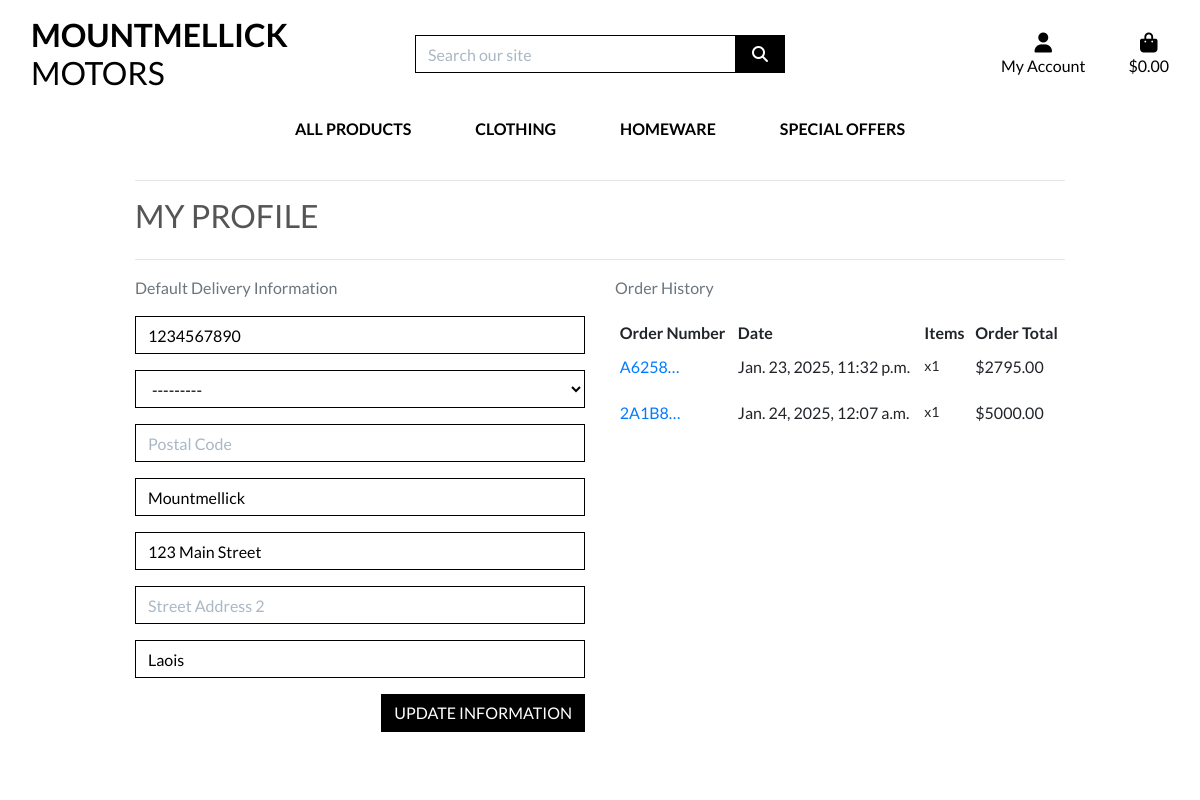
The app's page /profile/ (signed in), older data.
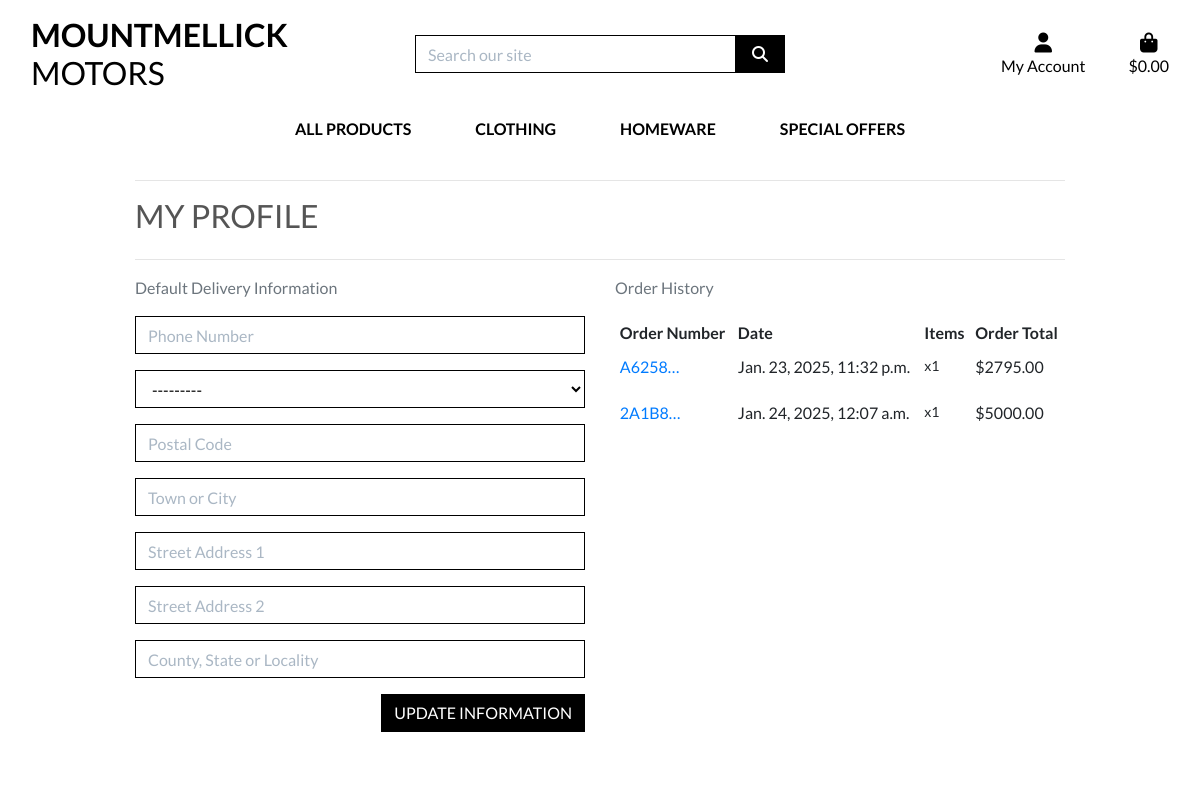
The same page, newer data.
### profiles/models.py (models this page shows, shortened)
class UserProfile(models.Model):
    user = models.OneToOneField(User, on_delete=models.CASCADE)
    default_phone_number = models.CharField(max_length=20, null=True, blank=True)
    default_country = CountryField(blank_label='Country *', null=True, blank=True)
    default_postcode = models.CharField(max_length=20, null=True, blank=True)
    default_town_or_city = models.CharField(max_length=40, null=True, blank=True)
    default_street_address1 = models.CharField(max_length=80, null=True, blank=True)
    default_street_address2 = models.CharField(max_length=80, null=True, blank=True)
    default_county = models.CharField(max_length=80, null=True, blank=True)

### checkout/models.py (models this page shows, shortened)
class Order(models.Model):
    order_number = models.CharField(max_length=32, null=False, editable=False)
    user_profile = models.ForeignKey(UserProfile, on_delete=models.SET_NULL,
                                     null=True, blank=True, related_name='orders')
    full_name = models.CharField(max_length=50, null=False, blank=False)
    email = models.EmailField(max_length=254, null=False, blank=False)
    phone_number = models.CharField(max_length=20, null=False, blank=False)
    country = CountryField(blank_label='Country *', null=False, blank=False)
    postcode = models.CharField(max_length=20, null=True, blank=True)
    town_or_city = models.CharField(max_length=40, null=False, blank=False)
    street_address1 = models.CharField(max_length=80, null=False, blank=False)
    street_address2 = models.CharField(max_length=80, null=True, blank=True)
    county = models.CharField(max_length=80, null=True, blank=True)
    date = models.DateTimeField(auto_now_add=True)
    delivery_cost = models.DecimalField(max_digits=6, decimal_places=2, null=False, default=0)
    order_total = models.DecimalField(max_digits=10, decimal_places=2, null=False, default=0)
    grand_total = models.DecimalField(max_digits=10, decimal_places=2, null=False, default=0)
    original_bag = models.TextField(null=False, blank=False, default='')
    stripe_pid = models.CharField(max_length=254, null=False, blank=False, default='')

class OrderLineItem(models.Model):
    order = models.ForeignKey(Order, null=False, blank=False, on_delete=models.CASCADE, related_name='lineitems')
    product = models.ForeignKey(Stock, null=False, blank=False, on_delete=models.CASCADE)
    quantity = models.IntegerField(null=False, blank=False, default=0)
    lineitem_total = models.DecimalField(max_digits=6, decimal_places=2, null=False, blank=False, editable=False)

### profiles/views.py (the view)
# urls.py: path('profile/', include('profiles.urls')),
def profile(request):
    profile = get_object_or_404(UserProfile, user=request.user)
    if request.method == 'POST':
        form = UserProfileForm(request.POST, instance=profile)
        if form.is_valid():
            form.save()
            messages.success(request, 'Profile updated successfully')
    form = UserProfileForm(instance=profile)
    orders = profile.orders.all()
    template = 'profiles/profile.html'
    context = {
        'form': form,
        'orders': orders,
        'on_profile_page': True
    }
    return render(request, template, context)

### profiles/forms.py
class UserProfileForm(forms.ModelForm):
    class Meta:
        model = UserProfile
        exclude = ('user',)
    def __init__(self, *args, **kwargs):
        super().__init__(*args, **kwargs)
        placeholders = {
            'default_phone_number': 'Phone Number',
            'default_postcode': 'Postal Code',
            'default_town_or_city': 'Town or City',
            'default_street_address1': 'Street Address 1',
            'default_street_address2': 'Street Address 2',
            'default_county': 'County, State or Locality',
        }
        self.fields['default_phone_number'].widget.attrs['autofocus'] = True
        for field in self.fields:
            if field != 'default_country':
                if self.fields[field].required:
                    placeholder = f'{placeholders[field]} *'
                else:
                    placeholder = placeholders[field]
                self.fields[field].widget.attrs['placeholder'] = placeholder
            self.fields[field].widget.attrs['class'] = 'border-black rounded-0 profile-form-input'
            self.fields[field].label = False

### bag/contexts.py (called while the page is built, shortened)
def bag_contents(request):
    bag_items = []
    total = 0
    stock_count = 0
    bag = request.session.get('bag', {})
    if total < settings.FREE_DELIVERY_THRESHOLD:
        delivery = total * Decimal(settings.STANDARD_DELIVERY_PERCENTAGE / 100)
        free_delivery_delta = settings.FREE_DELIVERY_THRESHOLD - total
    else:
        delivery = 0
        free_delivery_delta = 0
    grand_total = delivery + total
    context = {
        'bag_items': bag_items,
        'total': total,
        'stock_count': stock_count,
        'delivery': delivery,
        'free_delivery_delta': free_delivery_delta,
        'free_delivery_threshold': settings.FREE_DELIVERY_THRESHOLD,
        'grand_total': grand_total,
    }
    return context

### profiles/templates/profiles/profile.html (shortened to what this page needs)
{% extends "base.html" %}
{% load static %}
{% block extra_css %}
    <link rel="stylesheet" href="{% static 'profiles/css/profile.css' %}">
{% endblock %}
{% block page_header %}
    <div class="container header-container">
    </div>
{% endblock %}
{% block content %}
    <div class="overlay"></div>
    <div class="container">
        <div class="row">
            <div class="col">
                <hr>
                <h2 class="logo-font mb-4">My Profile</h2>
                <hr>
            </div>
        </div>
        <div class="row">
            <div class="col-12 col-lg-6">
                <p class="text-muted">Default Delivery Information</p>
                <form class="mt-3" action="{% url 'profile' %}" method="POST" id="profile-update-form">
                    {{ form|crispy }}
                    <button class="btn btn-black rounded-0 text-uppercase float-right">Update Information</button>
                </form>
            </div>
            <div class="col-12 col-lg-6">
                <p class="text-muted">Order History</p>
                <div class="order-history table-responsive">
                    <table class="table table-sm table-borderless">
                        <thead>
                            <tr>
                                <th>Order Number</th>
                                <th>Date</th>
                                <th>Items</th>
                                <th>Order Total</th>
                            </tr>
                        </thead>
                        <tbody>
                            {% for order in orders %}
                                <tr>
                                    <td>
                                        <a href="{% url 'order_history' order.order_number %}"
                                        title="{{ order.order_number }}">
                                            {{ order.order_number|truncatechars:6 }}
                                        </a>
                                    </td>
                                    <td>{{ order.date }}</td>
                                    <td>
                                        <ul class="list-unstyled">
                                            {% for item in order.lineitems.all %}
                                                <li class="small">
                                                    {{ item.product.name }} x{{ item.quantity }}
                                                </li>
                                            {% endfor %}
                                        </ul>
                                    </td>
                                    <td>${{ order.grand_total }}</td>
                                </tr>
                            {% endfor %}
                        </tbody>
                    </table>
                </div>
            </div>
        </div>
{% endblock %}

### templates/base.html (shortened to what this page needs)
{% load static %}
<!doctype html>
<html lang="en">
<head>
    {% block corecss %}
    <link rel="stylesheet" href="https://cdn.jsdelivr.net/npm/bootstrap@4.6.2/dist/css/bootstrap.min.css"
>
        <link rel="stylesheet" href="{% static 'css/base.css' %}">
    {% endblock %}
    {% block extra_css %}
    {% endblock %}
</head>
<body>
    <header class="container-fluid fixed-top">
        <div id="topnav" class="row bg-white pt-lg-2 d-none d-lg-flex">
            <div class="col-12 col-lg-4 my-auto py-1 py-lg-0 text-center text-lg-left">
                <a href="{% url 'home' %}" class="nav-link main-logo-link">
                    <h2 class="logo-font text-black my-0"><strong>Mountmellick</strong> Motors</h2>
                </a>
            </div>
            <div class="col-12 col-lg-4 my-auto py-1 py-lg-0">
                <form method="GET" action="">
                    <div class="input-group w-100">
                        <input class="form-control border border-black rounded-0" type="text" name="q" placeholder="Search our site">
                        <div class="input-group-append">
                            <button class="form-control btn btn-black border border-black rounded-0" type="submit">
                                <span class="icon">
                                    <i class="fas fa-search"></i>
                                </span>
                            </button>
                        </div>
                    </div>
                </form>
            </div>
            <div class="col-12 col-lg-4 my-auto py-1 py-lg-0">
                <ul class="list-inline list-unstyled text-center text-lg-right my-0">
                    <li class="list-inline-item dropdown">
                        <a class="text-black nav-link" href="#" id="user-options" data-toggle="dropdown" aria-haspopup="true" aria-expanded="false">
                            <div class="text-center">
                                <div><i class="fas fa-user fa-lg"></i></div>
                                <p class="my-0">My Account</p>
                            </div>
                        </a>
                    </li>
                    <li class="list-inline-item">
                        <a class="{% if grand_total %}text-info font-weight-bold{% else %}text-black{% endif %} nav-link" href="{% url 'view_bag' %}">
                            <div class="text-center">
                                <div><i class="fas fa-shopping-bag fa-lg"></i></div>
                                <p class="my-0">
                                    {% if grand_total %}
                                        ${{ grand_total|floatformat:2 }}
                                    {% else %}
                                        $0.00
                                    {% endif %}
                                </p>
                            </div>
                        </a>
                    </li>
                </ul>
            </div>
        </div>
        <div class="row bg-white">
            <nav class="navbar navbar-expand-lg navbar-light w-100">
                {% include 'includes/main-nav.html' %}
            </nav>
        </div>
    </header>
    {% block page_header %}
    {% endblock %}
    {% block content %}
    {% endblock %}
  </body>
</html>

### templates/includes/main-nav.html (shortened to what this page needs)
<div class="collapse navbar-collapse" id="main-nav">
    <ul class="navbar-nav w-auto mx-auto">
        <li class="nav-item dropdown">
            <a class="logo-font font-weight-bold nav-link text-black mr-5" href="#" id="all-products-link" data-toggle="dropdown" aria-haspopup="true" aria-expanded="false">
                All Products
            </a>
        </li>
        <li class="nav-item dropdown">
            <a class="logo-font font-weight-bold nav-link text-black mr-5" href="#" id="clothing-link" data-toggle="dropdown" aria-haspopup="true" aria-expanded="false">
                Clothing
            </a>
        </li>
        <li class="nav-item dropdown">
            <a class="logo-font font-weight-bold nav-link text-black mr-5" href="#" id="homeware-link" data-toggle="dropdown" aria-haspopup="true" aria-expanded="false">
                Homeware
            </a>
        </li>
        <li class="nav-item dropdown">
            <a class="logo-font font-weight-bold nav-link text-black" href="#" id="specials-link" data-toggle="dropdown" aria-haspopup="true" aria-expanded="false">
                Special Offers
            </a>
        </li>
    </ul>
</div>

### static/css/base.css (style rules this page uses)
html { height: 100%; }
body { background: url('/media/homepage_background_cropped.jpg') no-repeat center center fixed; background-size: cover; height: calc(100vh - 164px); color: #555; font-family: 'Lato'; }
.icon { align-items: center; display: inline-flex; justify-content: center; height: 1.5rem; width: 1.5rem; }
.logo-font { text-transform: uppercase; }
.main-logo-link { width: fit-content; }
.btn-black { background: black; color: white; }
.text-black { color: #000 !important; }
.border-black { border: 1px solid black !important; }
.overlay { height: 100%; width: 100%; top: 0; left: 0; position: fixed; background: white; z-index: -1; }
input[name='q']::placeholder { color: #aab7c4; }
@media (min-width: 1200px) { .container { max-width: 80%; } }
@media (min-width: 992px) { .header-container { padding-top: 164px; } }

### profiles/static/profiles/css/profile.css (style rules this page uses)
.order-history { max-height: 416px; overflow-y: auto; }
#profile-update-form .form-control { color: #000; }
#profile-update-form input::placeholder { color: #aab7c4; }
#id_default_country, #id_default_country option:not(:first-child) { color: #000; }
#id_default_country option:first-child { color: #aab7c4; }

Row changes from the older to the newer data that the page shows:
changed UserProfile: default_phone_number "1234567890" → (not shown); default_town_or_city "Mountmellick" → (not shown); default_street_address1 "123 Main Street" → (not shown); default_county "Laois" → (not shown)
